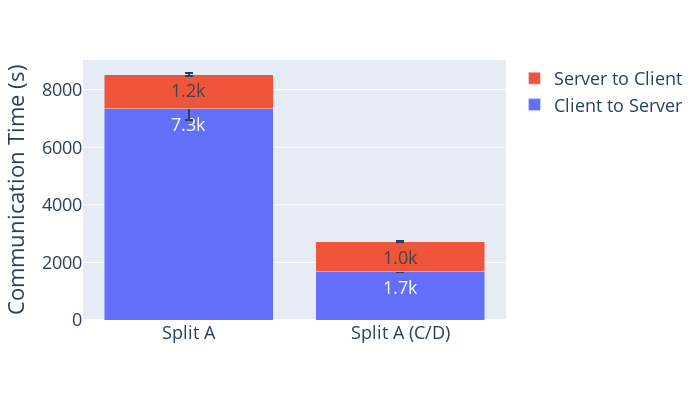

The notebook cell this image was saved under:
### Code cell
df_summary_time_breakdown = df_summary[df_summary['architecture_choice'] == 1].copy()
good_name_cd_method = {
    'no_compression': 'Split A',
    'zstd': 'Split A (C/D)'
}
df_summary_time_breakdown['cd_method'] = df_summary_time_breakdown['cd_method'].map(good_name_cd_method)

fig = nice_plot_multi_columns(
    df_summary_time_breakdown,
    x_axis='cd_method',
    y_axiss=['time_communication_server_to_client', 
             'time_communication_client_to_server'],
    plot_type='bar',
    x_axis_title = '',
    y_axis_title = 'Communication Time (s)',
    legend_names = {
        'time_communication_server_to_client': 'Server to Client',
        'time_communication_client_to_server': 'Client to Server'
    }
)

# stacked bar plot
fig.update_layout(
    barmode='stack',
    legend={'traceorder':'reversed'},
    width=700,
    height=400,
    )



# show number (pretty notation) inside bar
for trace in fig.data:
    trace.text = trace.y
    trace.textposition = 'inside'
    trace.texttemplate = '%{text:.2s}'


fig.show()

fig.write_image("figures/time_latency_breakdown_compression.pdf")

### Figure 1 — Plotly figure (JSON) as saved in the notebook; plotly's stock layout.template omitted (floating-point values rounded to 4 significant figures)
{"data": [{"alignmentgroup": "True", "error_y": {"array": [374.0, 5.893]}, "hovertemplate": "Legend=Client to Server<br>cd_method=%{x}<br>value_mean=%{y}<extra></extra>", "legendgroup": "Client to Server", "marker": {"color": "#636efa", "pattern": {"shape": ""}}, "name": "Client to Server", "offsetgroup": "Client to Server", "orientation": "v", "showlegend": true, "text": [7328.0, 1669.0], "textposition": "inside", "texttemplate": "%{text:.2s}", "type": "bar", "x": ["Split A", "Split A (C/D)"], "xaxis": "x", "y": [7328.0, 1669.0], "yaxis": "y"}, {"alignmentgroup": "True", "error_y": {"array": [55.74, 10.97]}, "hovertemplate": "Legend=Server to Client<br>cd_method=%{x}<br>value_mean=%{y}<extra></extra>", "legendgroup": "Server to Client", "marker": {"color": "#EF553B", "pattern": {"shape": ""}}, "name": "Server to Client", "offsetgroup": "Server to Client", "orientation": "v", "showlegend": true, "text": [1194.0, 1050.0], "textposition": "inside", "texttemplate": "%{text:.2s}", "type": "bar", "x": ["Split A", "Split A (C/D)"], "xaxis": "x", "y": [1194.0, 1050.0], "yaxis": "y"}], "layout": {"barmode": "stack", "font": {"size": 18}, "height": 400, "hovermode": "x", "legend": {"title": {}, "tracegroupgap": 0, "traceorder": "reversed"}, "margin": {"t": 60}, "width": 700, "xaxis": {"anchor": "y", "domain": [0, 1], "title": {"text": ""}}, "yaxis": {"anchor": "x", "domain": [0, 1], "title": {"text": "Communication Time (s)"}}}}
